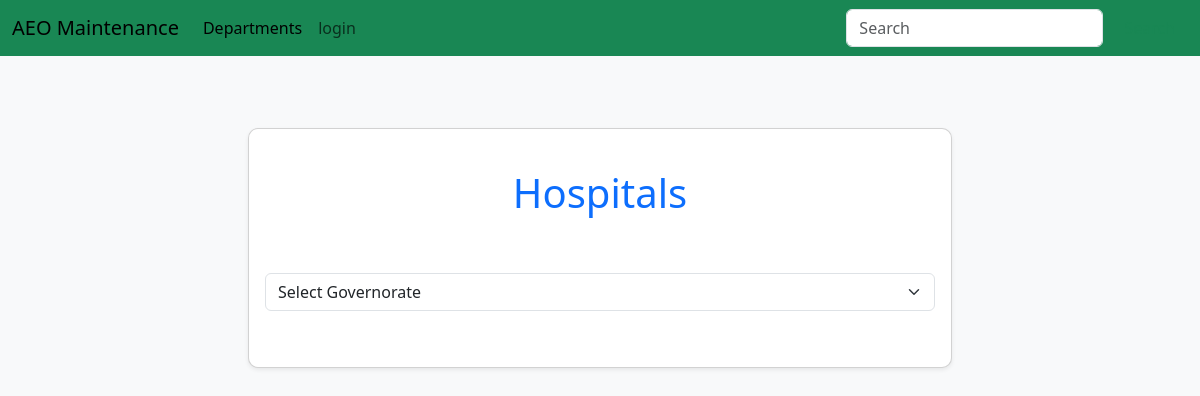
The app's page /hospitals, older data.
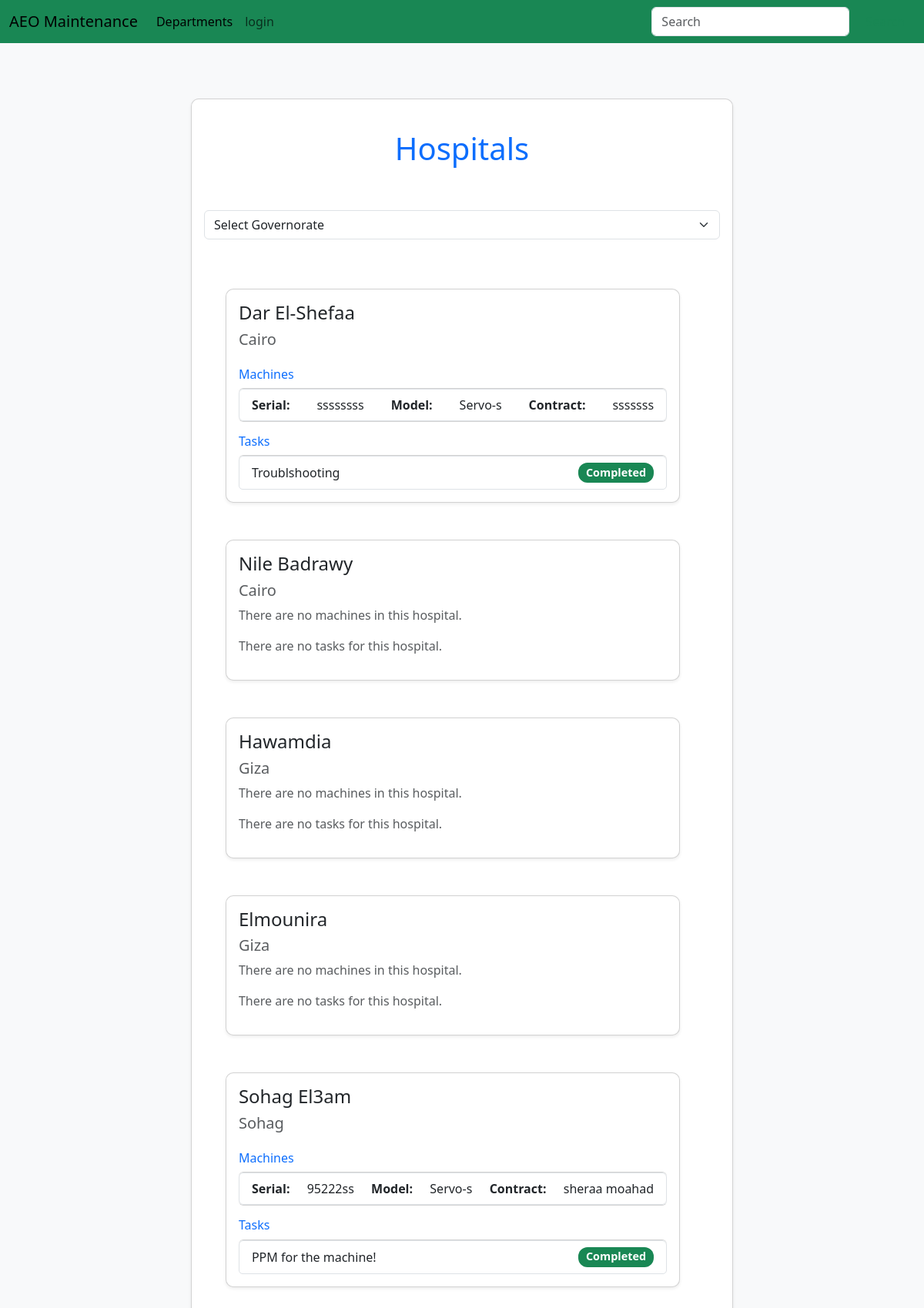
The same page, newer data.
### maintenance_system/models.py (models this page shows, shortened)
class Hospital(db.Model):
	id = db.Column(db.Integer, primary_key=True)
	name = db.Column(db.String(80), unique=True)
	governorate = db.Column(db.String(80))
	tasks = db.relationship('Task', backref='hospital', lazy=True)
	machines = db.relationship('Machine', backref='hospital', lazy=True)

class Machine(db.Model):
	id = db.Column(db.Integer, primary_key=True)
	serial_number = db.Column(db.String(80), unique=True)
	installation_date = db.Column(db.DateTime)
	contract_type = db.Column(db.Integer, default=int(0)) # 0: warranty, 1: maintenance, 2: none
	contract_name = db.Column(db.String(80))
	contract_start_date = db.Column(db.DateTime)
	contract_end_date = db.Column(db.DateTime)
	user_id = db.Column(db.Integer, db.ForeignKey('user.id'))
	model_id = db.Column(db.Integer, db.ForeignKey('model.id'))
	hospital_id = db.Column(db.Integer, db.ForeignKey('hospital.id'))
	tasks = db.relationship('Task', secondary='machine_task', backref='machines', lazy='dynamic')

class Model(db.Model):
	id = db.Column(db.Integer, primary_key=True)
	name = db.Column(db.String(80), unique=True)
	manufacturer = db.Column(db.String(80))
	picture = db.Column(db.String(20), default='device_model.jpg')
	device_id = db.Column(db.Integer, db.ForeignKey('device.id'))
	machines = db.relationship('Machine', backref='model', lazy=True)

class Task(db.Model):
	id = db.Column(db.Integer, primary_key=True)
	task_type = db.Column(db.String(80))
	status = db.Column(db.Integer, default=int(0)) # 0: not completed, 1: in progress, 2: done
	open_date = db.Column(db.DateTime, nullable=False, default=default_time)
	close_date = db.Column(db.DateTime)
	description = db.Column(db.String(200))
	result = db.Column(db.String(200))
	hospital_id = db.Column(db.Integer, db.ForeignKey('hospital.id'))
	users = db.relationship('User', secondary='user_task', backref='tasks', lazy='dynamic')

### maintenance_system/Hospitals/routes.py (the view)
@hospitalpb.route('/hospitals')
def hospitals():
    governorates = [
    hospital.governorate
    for hospital in db.session.query(Hospital.governorate).group_by(Hospital.governorate).all()]
    hospitals = Hospital.query.all()
    if request.args.get('governorate'):
        hospitals = [hospital for hospital in hospitals if hospital.governorate == request.args.get('governorate')]
    return render_template('hospitals.html', hospitals=hospitals, governorates=governorates)

### maintenance_system/Templates/hospitals.html (shortened to what this page needs)
{% extends "layout.html" %}
{% block content %}
<div class="row justify-content-center">
	<div class="col-lg-8 mt-4 mb-4">
		<div class="card p-3 shadow-sm">
			<div class="row">
				<div class="col-md-8 col-lg-12 mt-4 mb-4 text-center">
					<h1 class="text-primary">Hospitals</h1>
				</div>
				<div class="col-md-8 col-lg-12 mt-4 mb-4">
					<form method="GET" action="{{ url_for('hospitalpb.hospitals') }}">
						<div class="mb-3">
							<select id="governorate" name="governorate" class="form-select"
								onchange="this.form.submit()">
								<option value="">Select Governorate</option>
							</select>
						</div>
					</form>
				</div>
				{% for hospital in hospitals %}
				<div class="row justify-content-center">
					<div class="col-lg-11 mt-4 mb-4">
						<div class="card p-3 shadow-sm">
							<h4 class="text-dark">{{ hospital.name }}</h4>
							<h5 class="text-muted">{{ hospital.governorate }}</h5>
							{% if hospital.machines %}
							<h6 class="mt-3 text-primary">Machines</h6>
							<ul class="list-group">
								{% for machine in hospital.machines %}
								<li class="list-group-item list-group-item-action">
									<strong>Serial:</strong> {{ machine.serial_number }}
									<strong>Model:</strong> {{ machine.model.name }}
									<strong>Contract:</strong> {{ machine.contract_name }}
								</li>
								{% endfor %}
							</ul>
							{% else %}
							<p class="text-muted">There are no machines in this hospital.</p>
							{% endif %}
							{% if hospital.tasks %}
							<h6 class="mt-3 text-primary">Tasks</h6>
							<ul class="list-group">
								{% for task in hospital.tasks %}
								<li class="list-group-item list-group-item-action d-flex justify-content-between">
									<span>{{ task.description }}</span>
									<span
										class="badge {% if task.statust == 0 %}bg-danger{% else %}bg-success{% endif %}">
										{% if task.statust == 0 %}In Progress{% else %}Completed{% endif %}
									</span>
								</li>
								{% endfor %}
							</ul>
							{% else %}
							<p class="text-muted">There are no tasks for this hospital.</p>
							{% endif %}
						</div>
					</div>
				</div>
				{% endfor %}
			</div>
		</div>
	</div>
</div>
{% endblock %}

Row changes from the older to the newer data that the page shows:
added Hospital: name "Dar El-Shefaa", governorate "Cairo"
added Machine: serial_number "ssssssss", model.name "Servo-s", contract_name "sssssss", shown under "Dar El-Shefaa"
added Task: description "Troublshooting", shown under "Dar El-Shefaa"
added Hospital: name "Nile Badrawy", governorate "Cairo", shows "There are no machines in this hospital.", shows "There are no tasks for this hospital."
added Hospital: name "Hawamdia", governorate "Giza", shows "There are no machines in this hospital.", shows "There are no tasks for this hospital."
added Hospital: name "Elmounira", governorate "Giza", shows "There are no machines in this hospital.", shows "There are no tasks for this hospital."
added Hospital: name "Sohag El3am", governorate "Sohag"
added Machine: serial_number "95222ss", model.name "Servo-s", contract_name "sheraa moahad", shown under "Sohag El3am"
added Task: description "PPM for the machine!", shown under "Sohag El3am"
